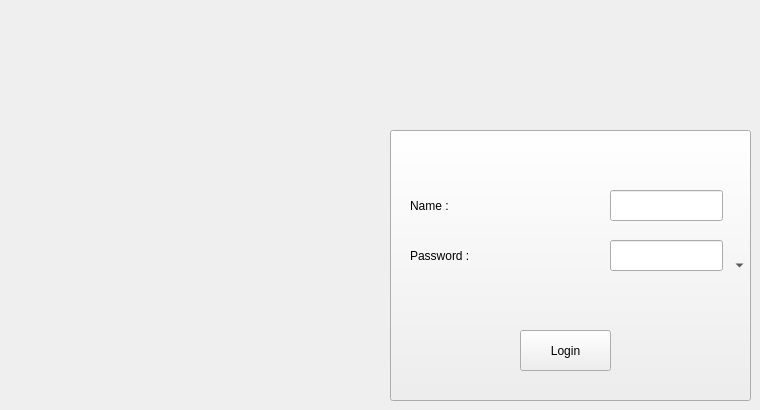
    <widget class="QWidget" name="page">
     <widget class="QLabel" name="label_10">
      <property name="geometry">
       <rect>
        <x>410</x>
        <y>190</y>
        <width>91</width>
        <height>31</height>
       </rect>
      </property>
      <property name="text">
       <string>Name : </string>
      </property>
     </widget>
     <widget class="QPushButton" name="btnLogin">
      <property name="geometry">
       <rect>
        <x>520</x>
        <y>330</y>
        <width>91</width>
        <height>41</height>
       </rect>
      </property>
      <property name="text">
       <string>Login</string>
      </property>
     </widget>
     <widget class="QLineEdit" name="lineUser">
      <property name="geometry">
       <rect>
        <x>610</x>
        <y>190</y>
        <width>113</width>
        <height>31</height>
       </rect>
      </property>
      <property name="text">
       <string/>
      </property>
     </widget>
     <widget class="QLineEdit" name="linePass">
      <property name="geometry">
       <rect>
        <x>610</x>
        <y>240</y>
        <width>113</width>
        <height>31</height>
       </rect>
      </property>
      <property name="text">
       <string/>
      </property>
      <property name="echoMode">
       <enum>QLineEdit::EchoMode::Password</enum>
      </property>
     </widget>
     <widget class="QLabel" name="label_11">
      <property name="geometry">
       <rect>
        <x>410</x>
        <y>240</y>
        <width>71</width>
        <height>31</height>
       </rect>
      </property>
      <property name="text">
       <string>Password : </string>
      </property>
     </widget>
     <widget class="QComboBox" name="comboBox_11">
      <property name="geometry">
       <rect>
        <x>390</x>
        <y>130</y>
        <width>361</width>
        <height>271</height>
       </rect>
      </property>
     </widget>
     <widget class="QLabel" name="label_51">
      <property name="geometry">
       <rect>
        <x>480</x>
        <y>0</y>
        <width>180</width>
        <height>120</height>
       </rect>
      </property>
      <property name="text">
       <string/>
      </property>
      <property name="pixmap">
       <pixmap resource="resoources.qrc">:/images/a.png</pixmap>
      </property>
      <property name="scaledContents">
       <bool>true</bool>
      </property>
     </widget>
     <zorder>comboBox_11</zorder>
     <zorder>label_10</zorder>
     <zorder>btnLogin</zorder>
     <zorder>lineUser</zorder>
     <zorder>linePass</zorder>
     <zorder>label_11</zorder>
     <zorder>label_51</zorder>
    </widget>
